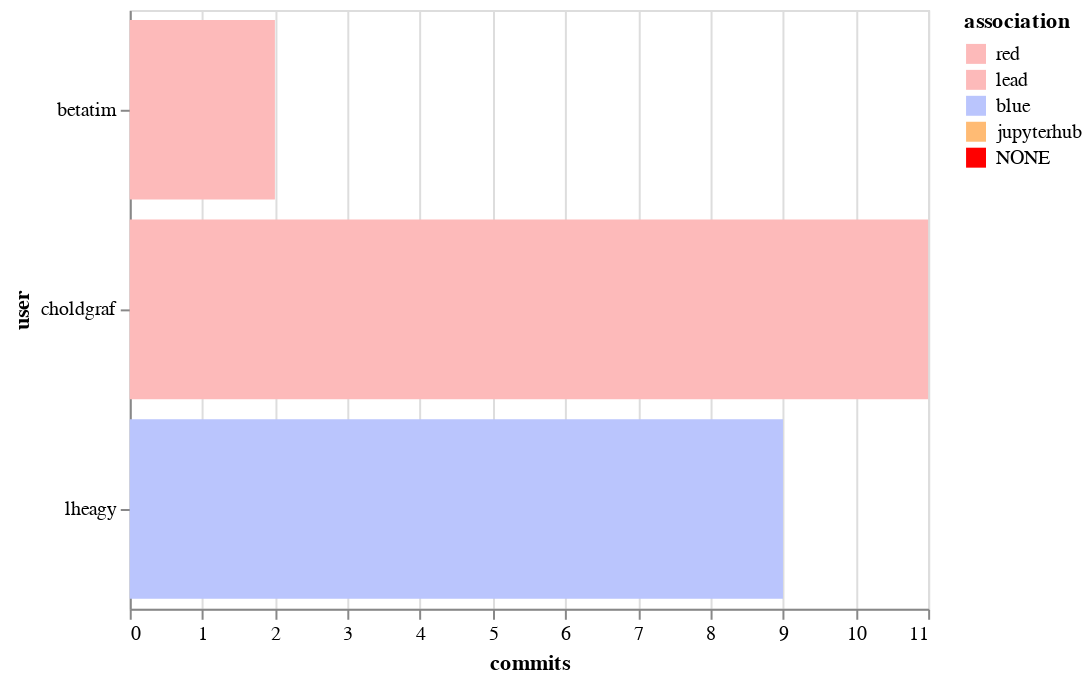

Here is the notebook cell this chart was saved with:
### Code cell
alt.Chart(top_committers).mark_bar().encode(
    x='commits',
    y='user',
    color=alt.Color('association', scale=color_scale)
)

### Figure 1 — Vega-Lite specification as saved in the notebook (floating-point values rounded to 4 significant figures)
{"$schema": "https://vega.github.io/schema/vega-lite/v2.6.0.json", "config": {"view": {"height": 300, "width": 400}}, "data": {"name": "data-a2a3ab1103a5007e7cd44dc02d5184e9"}, "datasets": {"data-a2a3ab1103a5007e7cd44dc02d5184e9": [{"association": "red", "commits": 11, "user": "choldgraf"}, {"association": "blue", "commits": 9, "user": "lheagy"}, {"association": "red", "commits": 2, "user": "betatim"}]}, "encoding": {"color": {"field": "association", "scale": {"domain": ["red", "lead", "blue", "jupyterhub", "NONE"], "range": ["#fdbaba", "#fdbaba", "#bac5fd", "#ffbb74", "red"]}, "type": "nominal"}, "x": {"field": "commits", "type": "quantitative"}, "y": {"field": "user", "type": "nominal"}}, "mark": "bar"}
